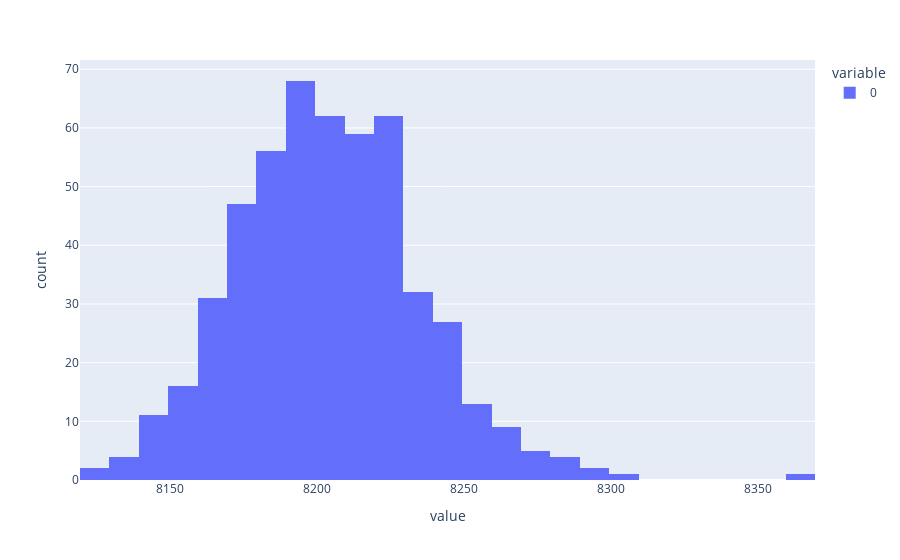

The cell this chart's notebook holds for it:
### Code cell
import plotly.express as px

sparse_autoencoder.eval()  # prevents error if we're expecting a dead neuron mask for who grads
with torch.no_grad():
    batch_tokens, labels = activation_store.get_val_batch_tokens()
    _, cache = model.run_with_cache(batch_tokens)
    sae_out, feature_acts, loss, mse_loss, l1_loss, _ = sparse_autoencoder(
        cache[sparse_autoencoder.cfg.hook_point]
    )
    # del cache

    # ignore the bos token, get the number of features that activated in each token, averaged accross batch and position
    l0 = (feature_acts[:, 1:] > 0).float().sum(-1).detach()
    print("average l0", l0.mean().item())
    px.histogram(l0.flatten().cpu().numpy()).show()

### Figure 1 — Plotly figure (JSON) as saved in the notebook; plotly's stock layout.template omitted (floating-point values rounded to 4 significant figures; data arrays with more than 128 entries replaced by an {"elided": "..."} marker saying what was removed)
{"data": [{"alignmentgroup": "True", "bingroup": "x", "hovertemplate": "variable=0<br>value=%{x}<br>count=%{y}<extra></extra>", "legendgroup": "0", "marker": {"color": "#636efa", "pattern": {"shape": ""}}, "name": "0", "offsetgroup": "0", "orientation": "v", "showlegend": true, "type": "histogram", "x": {"elided": "512 int values"}, "xaxis": "x", "yaxis": "y"}], "layout": {"barmode": "relative", "legend": {"title": {"text": "variable"}, "tracegroupgap": 0}, "margin": {"t": 60}, "xaxis": {"anchor": "y", "domain": [0, 1], "title": {"text": "value"}}, "yaxis": {"anchor": "x", "domain": [0, 1], "title": {"text": "count"}}}}
